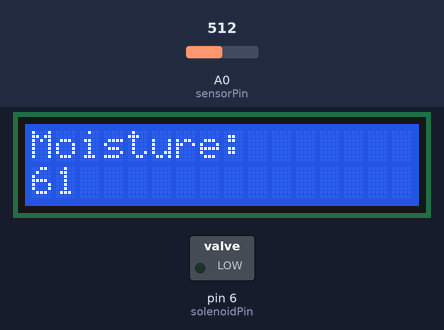
Bench run of a sketch on a simulated Arduino Uno, built with avr-gcc and run on an emulated ATmega328P. Shown: 16×2 character LCD, switched loads named in the sketch (green lamp = pin HIGH). The inputs (shaded band) are chosen by the test bench; at power-on: A0 (sensorPin) = 512. Pins used as bus, display or sensor lines are not drawn; what the sketch prints to the serial monitor is not drawn.

Above: at 4.2 s.
4.3 s: A0 (sensorPin) set to 775
At 5.5 s:
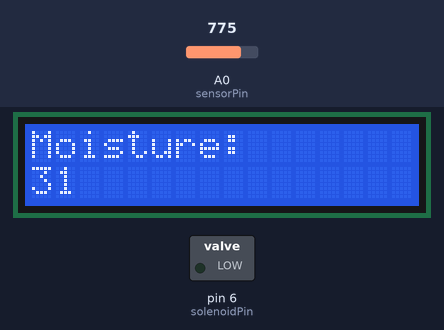
5.8 s: A0 (sensorPin) set to 796
At 7.0 s:
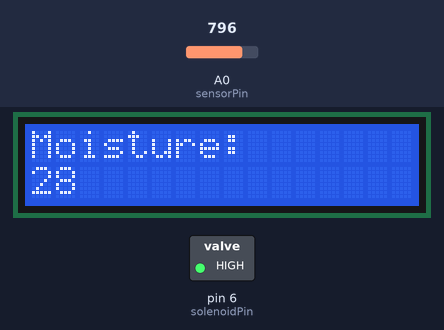
7.3 s: A0 (sensorPin) set to 946
At 8.2 s:
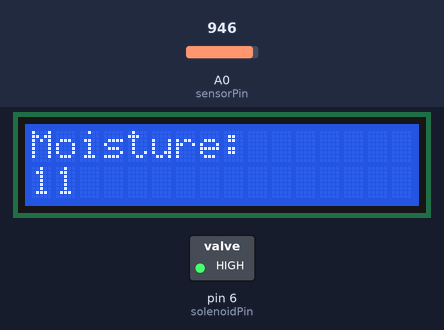
8.8 s: A0 (sensorPin) set to 977
At 9.8 s:
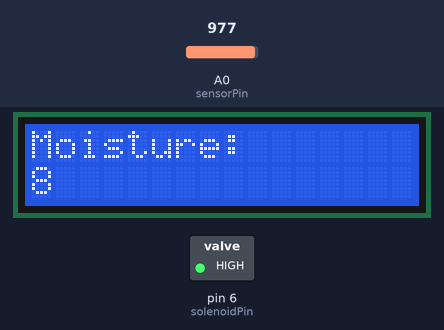
Timing chart, 0 to 11.3 s (numbered marks = the images above; inputs shaded):
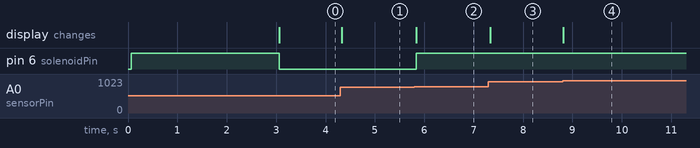

The sketch:

solenoidOnOff.ino
```cpp
#include <LiquidCrystal.h>
// initialize the LCD library by associating any needed LCD interface pin
// with the arduino pin number it is connected to
const int rs = 12, en = 11, d4 = 5, d5 = 4, d6 = 3, d7 = 2;
LiquidCrystal lcd(rs, en, d4, d5, d6, d7);

int solenoidPin = 6;    //This is the output pin on the Arduino we are using
int sensorPin = A0;
int sensorVcc = 7;  //To put power into the moisture sensor instead of continuous 5V

unsigned long lastMillis;
int moistureValue ;

//sudo usermod -a -G dialout $USER
//

void setup() {
  // put your setup code here, to run once:
  pinMode(solenoidPin, OUTPUT);           //Sets the pin as an output
  pinMode(sensorVcc, OUTPUT);           //Sets the pin as an output

  //Debug: Read moisture sensor values from Serial port
  Serial.begin(9600);
  Serial.println("Reading From the Sensor ...");

  // set up the LCD's number of columns and rows:
  lcd.begin(16, 2);
  // Print a message to the LCD.
  lcd.print("Moisture:");
  // We want to start and stop solenoid once at start and then always after hour
  digitalWrite(solenoidPin, HIGH);    //Switch Solenoid ON
  delay(3000);
  digitalWrite(solenoidPin, LOW);     //Switch Solenoid OFF

  digitalWrite(sensorVcc, HIGH);

  lastMillis = millis(); // Get current time
}

// Variant 1: Very simple, but blocking
//void loop() {
//  // put your main code here, to run repeatedly:
//  digitalWrite(solenoidPin, HIGH);    //Switch Solenoid ON
//  delay(5000);                      //Wait 1 Second
//  digitalWrite(solenoidPin, LOW);     //Switch Solenoid OFF
//  delay(5000);                      //Wait 1 Second
//}


//Variant 2: A bit usable. Blindly fire valve every n hours
// The problem with this is that depending on the weather and day/night
// the consumption/evaporation of water is variable and often leads to
// overwatering/underwatering
//void loop() {
//  if(millis() - lastMillis >= 3600L*1000*2)
//  {
//    //1 hour popped. Turn on timer for 3 seconds
//    digitalWrite(solenoidPin, HIGH);    //Switch Solenoid ON
//    delay(3000);
//    digitalWrite(solenoidPin, LOW);     //Switch Solenoid OFF
//    lastMillis = millis(); // Get current time
//  }
//}

//Variant 3: Incorporate a moisture sensor also and keep a track of range
// I know that plants get a mild shock from the current flowing in this sensor
// that was the reason for avoiding the sensor. So, what we want to do is
// minimize the shock by firing the sensor intermittently. (Lets set it at
// a 2-3 hour interval

//Variant 4: The sensor once energized by Vcc continues to electrocute the plant
// So, power it on only when sampling.
//
//void loop() {
//  if(millis() - lastMillis >= 3600L*1000*3)
//  {
//    //3 hour popped. Sample the sensor and see if we must fire the valve
//    digitalWrite(sensorVcc, HIGH);
//    moistureValue= analogRead(sensorPin);
//    moistureValue = map(moistureValue,1050,170,0,100); //Map 1050-170 to 0-100
//
//    if(moistureValue < 30) {
//      digitalWrite(solenoidPin, HIGH);    //Switch Solenoid ON
//
//      while(moistureValue < 80){
//        moistureValue= analogRead(sensorPin);
//        moistureValue = map(moistureValue,1050,170,0,100); //Map 1050-170 to 0-100
//      }
//
//      digitalWrite(solenoidPin, LOW);     //Switch Solenoid OFF
//    }
//
//    digitalWrite(sensorVcc, LOW);
//    lastMillis = millis(); // Get current time
//  }
//
//}

void lcdStr(String str)
{
  lcd.print(str);
  for(int i = str.length(); i<16;i++) lcd.print(' ');
}

// Debug Loop
void loop() {
  moistureValue= analogRead(sensorPin);
  moistureValue = map(moistureValue,1050,170,0,100); //Map 1050-170 to 0-100
  Serial.print("Mositure : ");
  Serial.print(moistureValue);
  Serial.println("%");
  // set the cursor to column 0, line 1
  // (note: line 1 is the second row, since counting begins with 0):
  lcd.setCursor(0, 1);
  lcdStr(String(moistureValue));

  if(moistureValue < 30) {
    Serial.println("Turn on");
    digitalWrite(solenoidPin, HIGH);    //Switch Solenoid ON

    while(moistureValue < 80){
      moistureValue= analogRead(sensorPin);
      moistureValue = map(moistureValue,1050,170,0,100); //Map 1050-170 to 0-100
      Serial.print("L: Mositure : ");
      Serial.print(moistureValue);
      Serial.println("%");
      lcd.setCursor(0, 1);
      //lcd.clear();
      lcdStr(String(moistureValue));
      //lcd.print(moistureValue);
    }

    Serial.println("Turn off");
    digitalWrite(solenoidPin, LOW);     //Switch Solenoid OFF
  }
  //digitalWrite(sensorVcc, LOW);
  lastMillis = millis(); // Get current time
}
```

Measured:
- the behaviour switches between 786 and 787 on A0 (sensorPin) (found by bisection; images 1 and 2)
- after the input at 4.3 s, the display: changes at once (image 1)
- after the input at 5.8 s, pin 6 (solenoidPin): LOW → HIGH at once; the display: changes at once (image 2)
- after the input at 7.3 s, the display: changes at once (image 3)
- after the input at 8.8 s, the display: changes at once (image 4)
